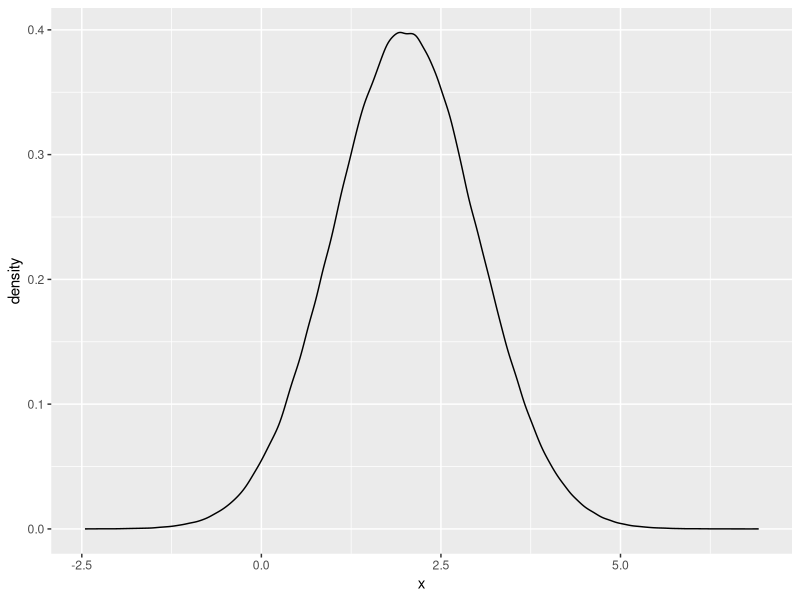
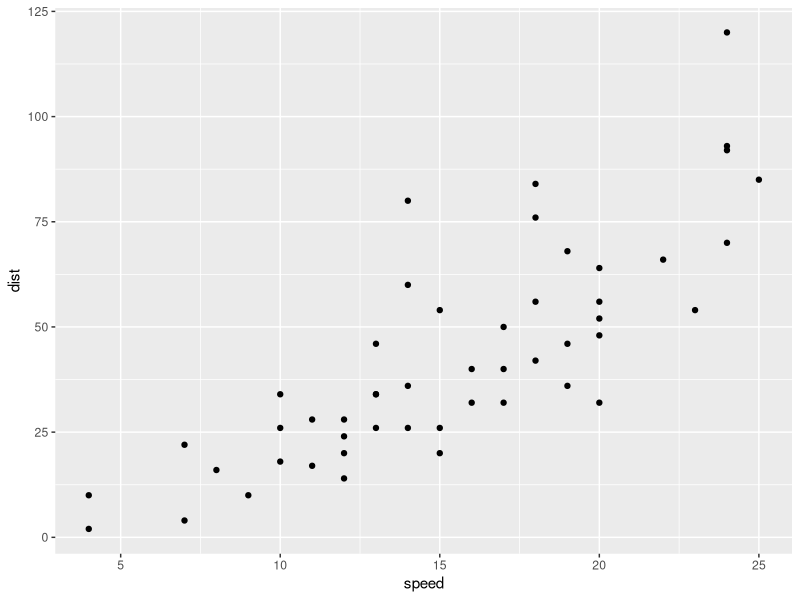
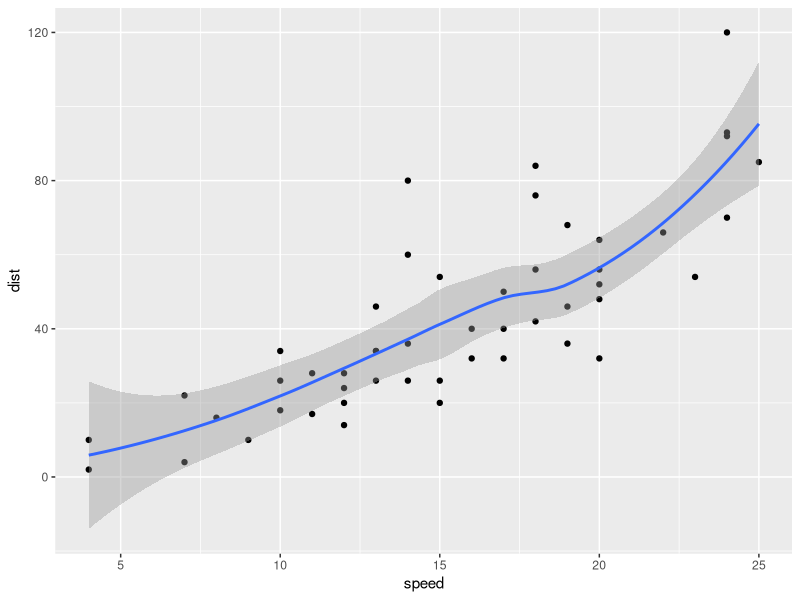
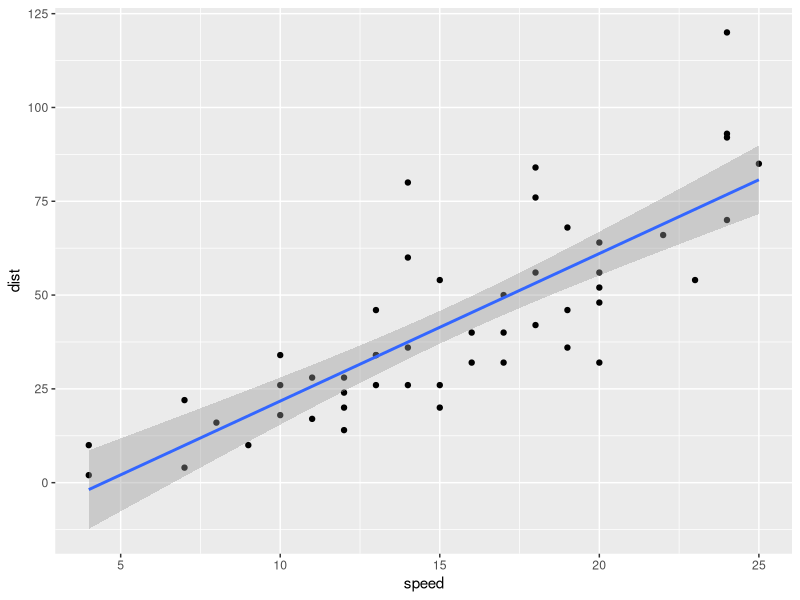

Write R code to recreate these figures, in order.
## ---- chunk 1
library(tidyverse)
## ---- chunk 2
set.seed(5566)
x <- data.frame(x=rnorm(1000000, mean = 2, sd = 1))
mean(x$x); sd(x$x)
ggplot(x, aes(x)) +
  geom_density()
rm(x)
## ---- chunk 3
summary(cars)
## ---- chunk 4
ggplot(cars, mapping = aes(x = speed, y = dist)) +
  geom_point()
## ---- chunk 5
ggplot(cars, mapping = aes(x = speed, y = dist)) +
  geom_point() +
  geom_smooth()
## ---- chunk 6
ggplot(cars, mapping = aes(x = speed, y = dist)) +
  geom_point() +
  geom_smooth(method = "lm")
## ---- chunk 7
mod <- lm(dist ~ speed, data = cars)
summary(mod)
